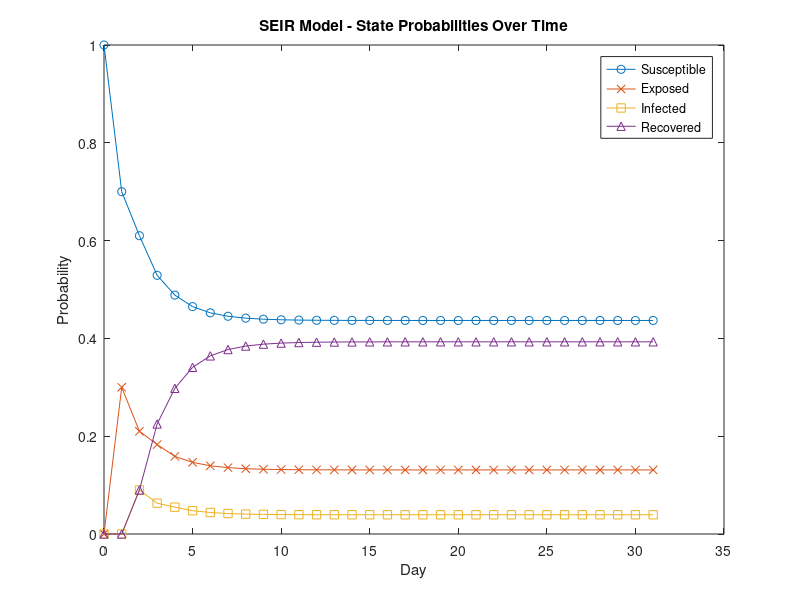
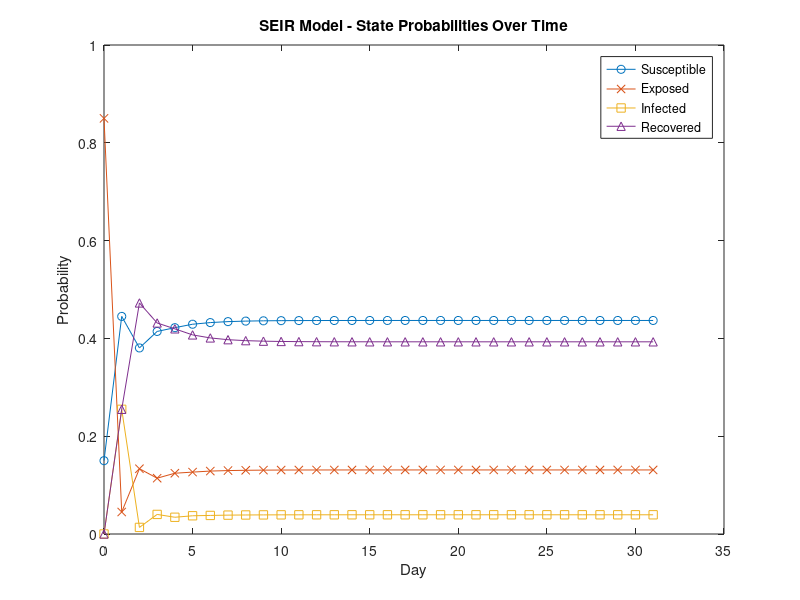
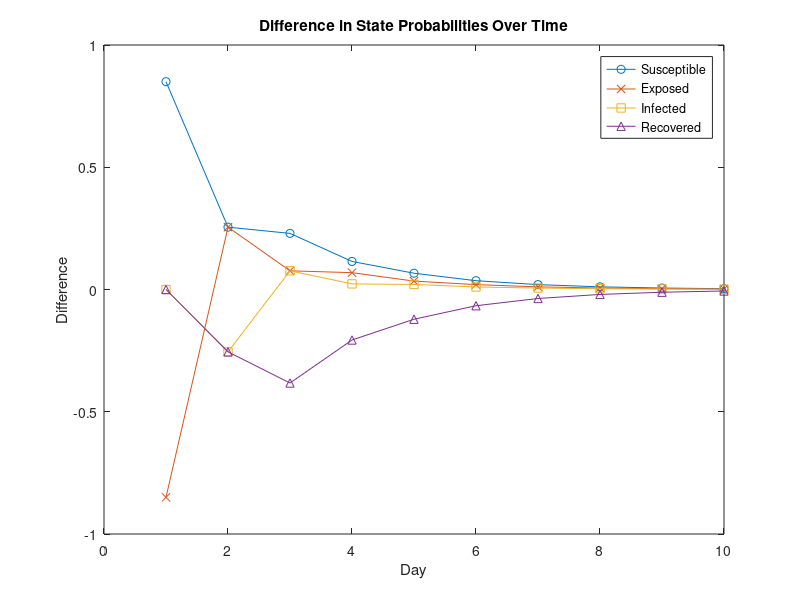
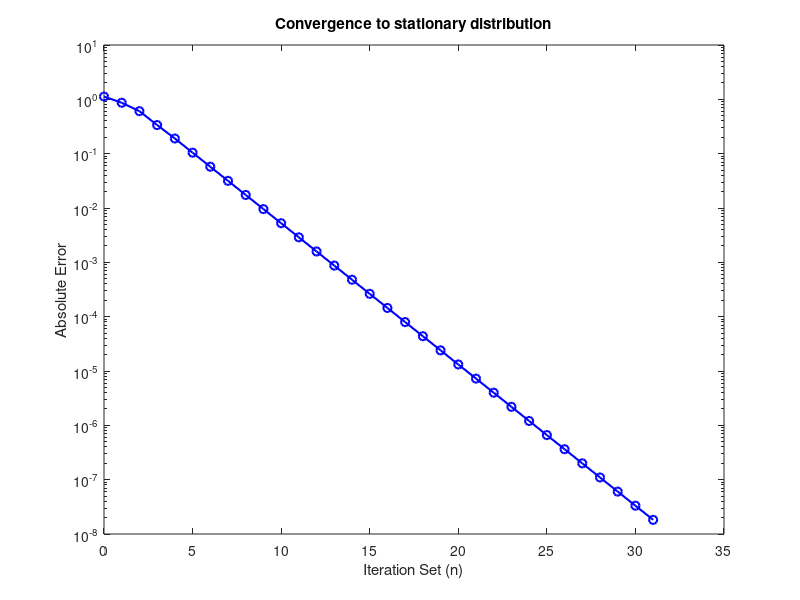

The MATLAB script that drew these images, in order:
clear all; clc; close all;

%% Task set A 
%% 2.1

%% 2.1.2
P = [0.7, 0.4, 0,   0.2;   % Row 1: Next state = S
     0.3, 0,   0,   0;     % Row 2: Next state = E
     0,   0.3, 0,   0;     % Row 3: Next state = I
     0,   0.3, 1.0, 0.8];  % Row 4: Next state = R

%% 2.1.3
% Present state vector
x = [0, 1, 0 ,0]';

% Next state vector
x_next = P * x;

% Display the result
disp('2.1.3');
disp(x_next);

%% 2.1.4
clear x, x_next;

% Present state vector
x = [1, 0, 0, 0]';

% 5 steps state vector
x_next = P^5 * x;

% Display the result
disp('2.1.4');
disp(x_next);

%% Task set B
clear x, x_next;
%% 3.1.1.a

x = zeros(4, 32); 
x(:,1) = [1; 0; 0; 0]; 

for n = 2:32
    x(:,n) = P * x(:,n-1);
    x(:,n) = x(:,n) / norm(x(:,n), 1);  % normalize
end

% Graph making
figure (1);
days = 0:31;

plot(days, x(1,:), '-o', days, x(2,:), '-x', days, x(3,:), '-s', days, x(4,:), '-^');
legend('Susceptible', 'Exposed', 'Infected', 'Recovered');
xlabel('Day');
ylabel('Probability');
title('SEIR Model - State Probabilities Over Time');

%% 3.1.2.a

y = zeros(4, 32); 
y(:,1) = [0.15; 0.85; 0; 0]; 

for n = 2:32
    y(:,n) = P * y(:,n-1);
    y(:,n) = y(:,n) / norm(y(:,n), 1);  % normalize
end

% Graph making
figure (2);

plot(days, y(1,:), '-o', days, y(2,:), '-x', days, y(3,:), '-s', days, y(4,:), '-^');
legend('Susceptible', 'Exposed', 'Infected', 'Recovered');
xlabel('Day');
ylabel('Probability');
title('SEIR Model - State Probabilities Over Time');

%% 3.1.3
% Calculate the difference in the first 10 steps, then graph

for n = 1:10
    diff(:,n) = x(:,n) - y(:,n);
end

figure (3);

plot(1:10, diff(1,:), '-o', 1:10, diff(2,:), '-x', 1:10, diff(3,:), '-s', 1:10, diff(4,:), '-^');
legend('Susceptible', 'Exposed', 'Infected', 'Recovered');
xlabel('Day');
ylabel('Difference');
title('Difference in State Probabilities Over Time');

%% 3.4.a

[V, D] = eig(P);

% Display the result
disp('4.a');
disp(V);

%% 3.4.d

lambda = diag(D);
index = 3;
x_stationary = V(:,index);
x_stationary = x_stationary / norm(x_stationary, 1);

% Display the result
errors = zeros(1, 32);

for n = 1:32
    errors(n) = norm(x_stationary - x(:,n), 1);
end

% Graph making
figure (4);
semilogy(0:31, errors, 'b-o', 'LineWidth', 1.5);
xlabel('Iteration Set (n)');
ylabel('Absolute Error');
title('Convergence to stationary distribution');

% Shows us that the convergence is exponential (linear, but on a log scale)

%% 3.5.b

Pnew = [0.7, 0.4, 0,   0.1, 0;   % Row 1: Next state = S
        0.3, 0,   0,   0,   0;     % Row 2: Next state = E
        0,   0.3, 0,   0,   0;     % Row 3: Next state = I
        0,   0.3, 1.0, 0.8, 0;  % Row 4: Next state = R
        0,   0,   0,   0.1,   1];  % Row 5: Next state = Im

%% 3.5.c

x = zeros(5, 251); 
x(:,1) = [1; 0; 0; 0; 0]; 

for n = 2:251
    x(:,n) = Pnew * x(:,n-1);
    x(:,n) = x(:,n) / norm(x(:,n), 1);  % normalize
end
        
% Graph making
figure (5);
days = 0:250;

plot(days, x(1,:), '-', days, x(2,:), '-', days, x(3,:), '-', days, x(4,:), '-', days, x(5,:), '-', 'LineWidth', 1.5);
legend('Susceptible', 'Exposed', 'Infected', 'Recovered', 'Immunized');
xlabel('Day');
ylabel('Probability');
title('SEIR Model - State Probabilities Over Time');

% Well ofc its different... its a new model!

%% Task Set C
clear all; 
%% 4.1.1

P = [
    0.7, 0,   0,  0.2, 0,    0;   % S
    0.3, 0,   0,  0,   0,    0;   % E
    0,   0.5, 0,  0,   0,    0;   % I
    0,   0.5, 1,  0.8, 0,    0;   % R
    0,   0,   0,  0,   0.25, 0;   % V
    0,   0,   0,  0,   0.75, 1.0  % Im
];


%% 4.1.2

disp('4.1.2');
[V, D] = eig(P);
eigenvalues = real(D);  % Get only the real parts

disp(eigenvalues);
% Multiplicty is 2 for lambda = 1

%% 4.1.3

x = zeros(6, 31);
x(:,1) = [1; 0; 0; 0; 0; 0]';

for n = 2:31
    x(:,n) = P * x(:,n-1);
    x(:,n) = x(:,n) / norm(x(:,n), 1);  % normalize
end

% Graph making
figure (6);
days = 0:30;

plot(days, x(1,:), '-o', days, x(2,:), '-x', days, x(3,:), '-s', days, x(4,:), '-^', days, x(5,:), '-', days, x(6,:), '-', 'LineWidth', 1.5);
legend('Susceptible', 'Exposed', 'Infected', 'Recovered', 'Vaccinated', 'Immunized');
xlabel('Day');
ylabel('Probability');
title('SEIR-VIm Model - State Probabilities Over Time');

% Exact same distribution as if there was no vaccination / immune state

%% 4.1.4

x = zeros(6, 31);
x(:,1) = [.33; 0; 0; 0; .67; 0]';

for n = 2:31
    x(:,n) = P * x(:,n-1);
    x(:,n) = x(:,n) / norm(x(:,n), 1);  % normalize
end

% Graphe making
figure (7);

plot(days, x(1,:), '-o', days, x(2,:), '-x', days, x(3,:), '-s', days, x(4,:), '-^', days, x(5,:), '-', days, x(6,:), '-', 'LineWidth', 1.5);
legend('Susceptible', 'Exposed', 'Infected', 'Recovered', 'Vaccinated', 'Immunized');
xlabel('Day');
ylabel('Probability');

%% Saving the Figures
% numFigures = 7;
% for i = 1:numFigures
%     fig = figure(i);
%     % pause(5)
%     print(fig, sprintf('/Users/rowdyer/Documents/Coding/APPM2360_Project_2/Figures/figure%d', i), '-dpng', '-r1000');
% end